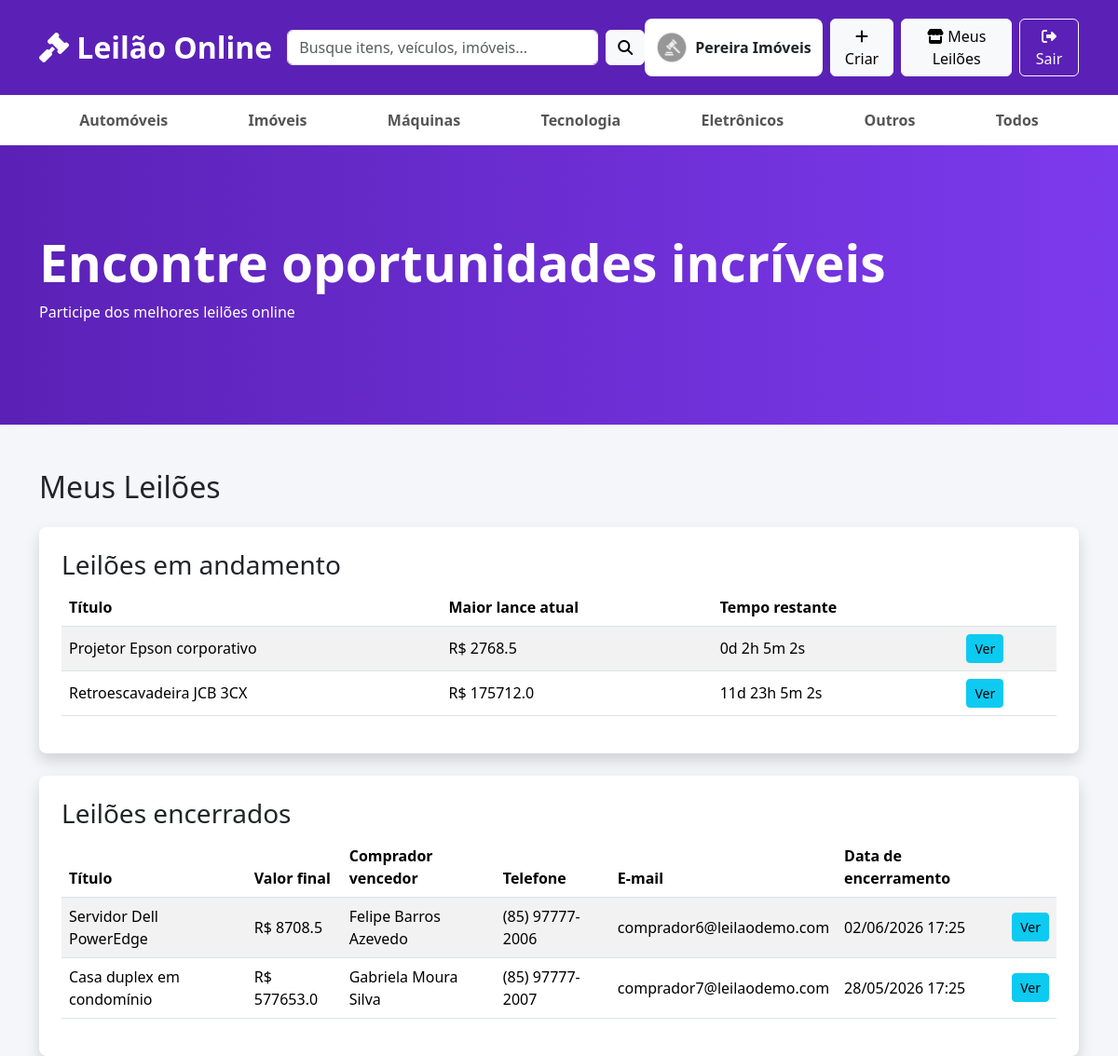
Page /meus_leiloes (signed in) on the committed database.
### app.py (models this page shows)
class User(UserMixin, db.Model):
    foto = db.Column(
    db.String(200),
    default=FOTO_PADRAO
)
    id = db.Column(
        db.Integer,
        primary_key=True
    )
    username = db.Column(
        db.String(50),
        unique=True,
        nullable=False
    )
    password = db.Column(
        db.String(255),
        nullable=False
    )
    role = db.Column(
        db.String(20),
        default='Usuario'
    )
    nome_completo = db.Column(
        db.String(120)
    )
    telefone = db.Column(
        db.String(30)
    )
    email = db.Column(
        db.String(120)
    )
    cidade = db.Column(
        db.String(80)
    )
    estado = db.Column(
        db.String(2)
    )
    nome_exibicao = db.Column(
        db.String(80)
    )
    biografia = db.Column(
        db.Text
    )
    criado_em = db.Column(
        db.DateTime,
        default=datetime.utcnow
    )
    motivo_banimento = db.Column(
        db.Text
    )
    data_banimento = db.Column(
        db.DateTime
    )
    data_desbanimento = db.Column(
        db.DateTime
    )
    pref_email = db.Column(
        db.Boolean,
        default=True
    )
    pref_novos_lances = db.Column(
        db.Boolean,
        default=True
    )
    pref_leiloes_encerrados = db.Column(
        db.Boolean,
        default=True
    )
    mostrar_cidade = db.Column(
        db.Boolean,
        default=True
    )
    mostrar_telefone = db.Column(
        db.Boolean,
        default=False
    )
    mostrar_email = db.Column(
        db.Boolean,
        default=False
    )
    banido = db.Column(
    db.Boolean,
    default=False
)

class Leilao(db.Model):
    id = db.Column(
        db.Integer,
        primary_key=True
    )
    titulo = db.Column(
        db.String(100),
        nullable=False
    )
    descricao = db.Column(
        db.Text
    )
    preco_inicial = db.Column(
        db.Float,
        nullable=False
    )
    lance_atual = db.Column(
        db.Float
    )
    imagem = db.Column(
        db.String(200),
        default='sem-imagem.jpg'
    )
    data_criacao = db.Column(
        db.DateTime,
        default=datetime.utcnow
    )
    data_fim = db.Column(
        db.DateTime
    )
    criador_id = db.Column(
        db.Integer,
        db.ForeignKey('user.id')
    )
    categoria = db.Column(
        db.String(50)
    )
    encerrado = db.Column(
        db.Boolean,
        default=False
    )
    vencedor_id = db.Column(
        db.Integer,
        db.ForeignKey('user.id')
    )
    valor_final = db.Column(
        db.Float
    )
    criador = db.relationship(
        'User',
        foreign_keys=[criador_id]
    )
    vencedor = db.relationship(
        'User',
        foreign_keys=[vencedor_id]
    )

### app.py (the view)
@app.route('/meus_leiloes')
@login_required
def meus_leiloes():
    finalizar_leiloes_expirados()
    leiloes_abertos = Leilao.query.filter_by(
        criador_id=current_user.id,
        encerrado=False
    ).order_by(
        Leilao.data_fim.asc()
    ).all()
    leiloes_encerrados = Leilao.query.filter_by(
        criador_id=current_user.id,
        encerrado=True
    ).order_by(
        Leilao.data_fim.desc()
    ).all()
    return render_template(
        'meus_leiloes.html',
        leiloes_abertos=leiloes_abertos,
        leiloes_encerrados=leiloes_encerrados
    )

### app.py (called while the page is built)
def finalizar_leiloes_expirados():
    leiloes = Leilao.query.filter(
        Leilao.encerrado.is_(False),
        Leilao.data_fim.isnot(None),
        Leilao.data_fim <= datetime.now()
    ).all()
    for leilao in leiloes:
        finalizar_leilao(leilao)
    if leiloes:
        db.session.commit()

@login_manager.user_loader
def load_user(user_id):
    return User.query.get(int(user_id))

@app.before_request
def bloquear_usuario_banido():
    rotas_livres = {'login', 'logout', 'static', 'cadastro'}
    if (
        current_user.is_authenticated
        and current_user.banido
        and request.endpoint not in rotas_livres
    ):
        logout_user()
        flash("Sua conta foi suspensa. Entre em contato com a administração.")
        return redirect(url_for('login'))

### templates/meus_leiloes.html
{% extends 'base.html' %}
{% block conteudo %}
<h2 class="mb-4">Meus Leilões</h2>
<div class="card shadow p-4 mb-4">
<h3>Leilões em andamento</h3>
{% if leiloes_abertos %}
<table class="table table-striped align-middle">
<thead>
<tr>
<th>Título</th>
<th>Maior lance atual</th>
<th>Tempo restante</th>
<th></th>
</tr>
</thead>
<tbody>
{% for leilao in leiloes_abertos %}
<tr>
<td>{{ leilao.titulo }}</td>
<td>R$ {{ leilao.lance_atual or leilao.preco_inicial }}</td>
<td>
{% if leilao.data_fim %}
<span data-countdown="{{ leilao.data_fim.isoformat() }}">Carregando...</span>
{% else %}
Sem data definida
{% endif %}
</td>
<td><a href="/leilao/{{ leilao.id }}" class="btn btn-info btn-sm">Ver</a></td>
</tr>
{% endfor %}
</tbody>
</table>
{% else %}
<div class="alert alert-info">Você não possui leilões em andamento.</div>
{% endif %}
</div>
<div class="card shadow p-4">
<h3>Leilões encerrados</h3>
{% if leiloes_encerrados %}
<table class="table table-striped align-middle">
<thead>
<tr>
<th>Título</th>
<th>Valor final</th>
<th>Comprador vencedor</th>
<th>Telefone</th>
<th>E-mail</th>
<th>Data de encerramento</th>
<th></th>
</tr>
</thead>
<tbody>
{% for leilao in leiloes_encerrados %}
<tr>
<td>{{ leilao.titulo }}</td>
<td>{{ 'R$ ' ~ leilao.valor_final if leilao.valor_final else 'Sem venda' }}</td>
<td>{{ leilao.vencedor.nome_completo if leilao.vencedor else 'Sem vencedor' }}</td>
<td>{{ leilao.vencedor.telefone if leilao.vencedor else '-' }}</td>
<td>{{ leilao.vencedor.email if leilao.vencedor else '-' }}</td>
<td>{{ leilao.data_fim.strftime('%d/%m/%Y %H:%M') if leilao.data_fim else '-' }}</td>
<td><a href="/leilao/{{ leilao.id }}" class="btn btn-info btn-sm">Ver</a></td>
</tr>
{% endfor %}
</tbody>
</table>
{% else %}
<div class="alert alert-info">Você ainda não possui leilões encerrados.</div>
{% endif %}
</div>
{% endblock %}

### templates/base.html (shortened to what this page needs)
<!DOCTYPE html>
<html lang="pt-br">
<head>
<link
href="https://cdn.jsdelivr.net/npm/bootstrap@5.3.7/dist/css/bootstrap.min.css"
rel="stylesheet">
<link
rel="stylesheet"
href="{{ url_for('static', filename='style.css') }}">
<link
rel="stylesheet"
href="https://cdnjs.cloudflare.com/ajax/libs/font-awesome/6.5.2/css/all.min.css">
</head>
<body>
<nav class="navbar navbar-expand-lg topo">
<div class="container">
<a class="navbar-brand logo" href="/">
<i class="fa-solid fa-gavel"></i>
Leilão Online
</a>
<div
class="collapse navbar-collapse"
id="menu">
<form class="d-flex busca mx-auto">
<input
class="form-control"
placeholder="Busque itens, veículos, imóveis...">
<button
class="btn btn-light ms-2"
type="submit">
<i class="fa-solid fa-magnifying-glass"></i>
</button>
</form>
<div class="d-flex gap-2">
{% if current_user.is_authenticated %}
<a
href="{{ url_for('editar_perfil') }}"
class="nav-profile-link">
<img
src="{{ url_for('static', filename='uploads/' + (current_user.foto or 'sem-imagem.png')) }}"
alt="Foto de perfil"
class="nav-avatar">
<span>{{ current_user.nome_exibicao or current_user.nome_completo or current_user.username }}</span>
</a>
<a
href="/criar_leilao"
class="btn btn-light">
<i class="fa-solid fa-plus"></i>
Criar
</a>
<a
href="/meus_leiloes"
class="btn btn-light">
<i class="fa-solid fa-store"></i>
Meus Leilões
</a>
<a
href="/logout"
class="btn btn-outline-light">
<i class="fa-solid fa-right-from-bracket"></i>
Sair
</a>
{% endif %}
</div>
</div>
</div>
</nav>
<div class="categorias">
<div class="container">
<a href="/?categoria=Automóveis">
Automóveis
</a>
<a href="/?categoria=Imóveis">
Imóveis
</a>
<a href="/?categoria=Máquinas">
Máquinas
</a>
<a href="/?categoria=Tecnologia">
Tecnologia
</a>
<a href="/?categoria=Eletrônicos">
Eletrônicos
</a>
<a href="/?categoria=Outros">
Outros
</a>
<a href="/">
Todos
</a>
</div>
</div>
<div class="banner">
<div class="container">
<h1>
Encontre oportunidades incríveis
</h1>
<p>
Participe dos melhores leilões online
</p>
</div>
</div>
<div class="container mt-5">
{% block conteudo %}
{% endblock %}
</div>
</body>
</html>

### static/style.css (style rules this page uses)
body { background:#f4f6f9; }
.topo { background:#5b21b6; padding:20px; }
.logo { font-size:32px; font-weight:bold; color:white !important; }
.busca { width:50%; }
.categorias { background:white; padding:15px; box-shadow:0 2px 10px rgba(0,0,0,.08); }
.categorias .container { display:flex; justify-content:space-around; flex-wrap:wrap; }
.categorias a { text-decoration:none; color:#555; font-weight:bold; }
.banner { height:300px; background:linear-gradient( 90deg, #5b21b6, #7c3aed ); color:white; display:flex; align-items:center; }
.banner h1 { font-size:55px; font-weight:bold; }
.card { border:none; border-radius:8px; overflow:hidden; transition:.4s; }
.nav-profile-link { display:flex; align-items:center; gap:8px; padding:6px 12px; border-radius:8px; background:white; color:#212529; text-decoration:none; font-weight:600; max-width:220px; }
.nav-profile-link span { overflow:hidden; text-overflow:ellipsis; white-space:nowrap; }
.nav-avatar, .seller-avatar-sm { width:34px; height:34px; border-radius:50%; object-fit:cover; flex:0 0 auto; }
img.nav-avatar, img.seller-avatar-sm { height:34px; }

### rows in the picture
User: foto (picture), nome_exibicao "Pereira Imóveis"
Leilao: titulo "Projetor Epson corporativo", lance_atual "2768.5"
Leilao: titulo "Retroescavadeira JCB 3CX", lance_atual "175712.0"
Leilao: titulo "Servidor Dell PowerEdge", valor_final "R$ 8708.5", vencedor "Felipe Barros Azevedo", vencedor "(85) 97777-2006", vencedor "comprador6@leilaodemo.com", data_fim "02/06/2026 17:25"
Leilao: titulo "Casa duplex em condomínio", valor_final "R$ 577653.0", vencedor "Gabriela Moura Silva", vencedor "(85) 97777-2007", vencedor "comprador7@leilaodemo.com", data_fim "28/05/2026 17:25"
